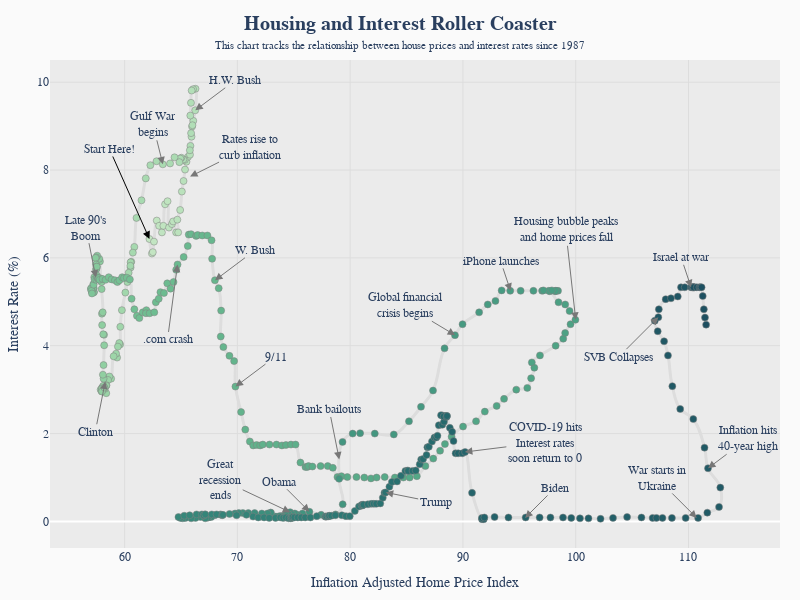

The cell this chart's notebook holds for it:
### Code cell
# read house prices csv file
import numpy as np
import pandas as pd
import plotly.express as px
file_path = 'Housing and Interest Rates - 9-2024.csv'
df = pd.read_csv(file_path)
# rename "Unnamed: 0" column to "date"
df = df.rename(columns={'Unnamed: 0': 'date'})
# convert date column to datetime
df['date'] = pd.to_datetime(df['date'])
df['date_index'] = df.index

# because I made all the arrows explicitly defined, I need to relate the housing index values (which are changing for some unknown reason) to the same frame as the original
df_orig = pd.read_csv('Housing and Interest Rates.csv')
m, b = np.polyfit(df_orig['Housing Index Inflation Adjusted'], df['Housing Index Inflation Adjusted'][:len(df_orig['Housing Index Inflation Adjusted'])], 1)
df['Housing Index Inflation Adjusted'] = m * df['Housing Index Inflation Adjusted'] + b


# make a plotly plot of the data
fig = px.line(df, y='Interest Rates', x='Housing Index Inflation Adjusted', title='<b>Housing and Interest Roller Coaster</b><br><span style="font-size:16"><sup>This chart tracks the relationship between house prices and interest rates since 1987</sup></span>')
# show a colorbar
fig.update_layout(coloraxis_showscale=True)
# set hover text to show the date column
fig.update_traces(hovertemplate='<br>'.join([
    'Date: %{customdata}',
    'Housing Cost: %{x:.2f}',
    'Interest Rate: %{y:.2f}%'
]))
# center the title
fig.update_layout(title_x=0.5)
fig.update_traces(customdata=df['date'].dt.strftime('%Y-%m'))
# show points
fig.update_traces(mode='markers+lines')
# set point colors to the df['date_index'] column
fig.update_traces(marker_color=df['date_index'])
# make the points bigger
fig.update_traces(marker_size=7)
# set linear colormap for markers
fig.update_traces(marker_colorscale='Blugrn')
# set the line color to light gray
fig.update_traces(line_color='#dddddd')
# set the line width to 1
fig.update_traces(line_width=3)
# set the line shape to slinear
fig.update_traces(line_shape='spline')
# set the line smoothing to 1
fig.update_traces(line_smoothing=1.3)
# set the colorbar title to "Date"
fig.update_layout(coloraxis_colorbar_title='Date')
# set the colorbar tickformat to %Y-%m
fig.update_layout(coloraxis_colorbar_tickformat='%Y-%m')
# set the colorbar tickmode to linear
fig.update_layout(coloraxis_colorbar_tickmode='linear')
# set the x axis title
fig.update_xaxes(title='Inflation Adjusted Home Price Index')
# set the y axis title
fig.update_yaxes(title='Interest Rate (%)')
# set the figure size
fig.update_layout(width=800, height=600)
# stroke each point with a white outline
fig.update_traces(marker_line_color='gray', marker_line_width=0.5)
# make margins slimmer
fig.update_layout(margin=dict(l=30, r=20, t=60, b=20))
# set the background color
fig.update_layout(plot_bgcolor='#ebebeb', paper_bgcolor='#fafafa')
# set the grid color
fig.update_layout(xaxis_gridcolor='#dddddd', yaxis_gridcolor='#dddddd')
# set font
fig.update_layout(font_family='Arial')
# increase title size
fig.update_layout(title_font_size=20)
# add annotations
fig.update_layout(
    annotations=[
         dict(
            x=62.20,
            y=6.43,
            xref='x',
            yref='y',
            text='Start Here!',
            showarrow=True,
            arrowhead=2,
            arrowsize=1.5,
            ax=-40,
            ay=-90,
            arrowcolor='#000000',
        ),
        dict(
            x=69.83,
            y=3.07,
            xref='x',
            yref='y',
            text='9/11',
            showarrow=True,
            arrowhead=2,
            arrowsize=1.5,
            ax=40,
            arrowcolor='#777777',
        ),
        dict(
            x=89.31,
            y=4.24,
            xref='x',
            yref='y',
            text='Global financial<br>crisis begins',
            showarrow=True,
            arrowhead=2,
            arrowsize=1.5,
            ax=-50,
            ay=-30,
            arrowcolor='#777777',
        ),
        dict(
            x=64.69,
            y=5.85,
            xref='x',
            yref='y',
            text='.com crash',
            showarrow=True,
            arrowhead=2,
            arrowsize=1.5,
            #ax=-.3,
            ay=75,
            arrowcolor='#777777',
        ),
        dict(
            x=74.68,
            y=0.21,
            xref='x',
            yref='y',
            text='Great<br>recession<br>ends',
            showarrow=True,
            arrowhead=2,
            arrowsize=1.5,
            ax=-70,
            ay=-33,
            arrowcolor='#777777',
        ),
        dict(
            x=90.17,
            y=1.58,
            xref='x',
            yref='y',
            text='COVID-19 hits<br>Interest rates<br>soon return to 0',
            showarrow=True,
            arrowhead=2,
            arrowsize=1.5,
            ax=80,
            ay=-10,
            arrowcolor='#777777',
        ),
        dict(
            x=57.45,
            y=5.55,
            xref='x',
            yref='y',
            text="Late 90's<br>Boom",
            showarrow=True,
            arrowhead=2,
            arrowsize=1.5,
            #ax=70,
            ay=-50,
            arrowcolor='#777777',
        ),
        dict(
            x=65.80,
            y=7.85,
            xref='x',
            yref='y',
            text="Rates rise to<br>curb inflation",
            showarrow=True,
            arrowhead=2,
            arrowsize=1.5,
            ax=60,
            #ay=-40,
            arrowcolor='#777777',
        ),
        dict(
            x=110.73,
            y=0.08,
            xref='x',
            yref='y',
            text="War starts in<br>Ukraine",
            showarrow=True,
            arrowhead=2,
            arrowsize=1.5,
            ax=-40,
            ay=-40,
            arrowcolor='#777777',
        ),
        dict(
            x=100.0,
            y=4.59,
            xref='x',
            yref='y',
            text="Housing bubble peaks<br>and home prices fall",
            showarrow=True,
            arrowhead=2,
            arrowsize=1.5,
            ax=-10,
            ay=-90,
            arrowcolor='#777777',
        ),
        dict(
            x=58.28,
            y=3.18,
            xref='x',
            yref='y',
            text="Clinton",
            showarrow=True,
            arrowhead=2,
            arrowsize=1.5,
            #ax=70,
            ay=50,
            arrowcolor='#777777',
        ),
        dict(
            x=94.22,
            y=5.25,
            xref='x',
            yref='y',
            text="iPhone launches",
            showarrow=True,
            arrowhead=2,
            arrowsize=1.5,
            #ax=70,
            #ay=50,
            arrowcolor='#777777',
        ),
        dict(
            x=63.39,
            y=8.13,
            xref='x',
            yref='y',
            text="Gulf War<br>begins",
            showarrow=True,
            arrowhead=2,
            arrowsize=1.5,
            #ax=70,
            ay=-40,
            arrowcolor='#777777',
        ),
        dict(
            x=79.03,
            y=1.41,
            xref='x',
            yref='y',
            text="Bank bailouts",
            showarrow=True,
            arrowhead=2,
            arrowsize=1.5,
            #ax=70,
            ay=-50,
            arrowcolor='#777777',
        ),
        dict(
            x=66.26,
            y=9.36,
            xref='x',
            yref='y',
            text="H.W. Bush",
            showarrow=True,
            arrowhead=2,
            arrowsize=1.5,
            ax=40,
            #ay=-50,
            arrowcolor='#777777',
        ),
        dict(
            x=68.01,
            y=5.49,
            xref='x',
            yref='y',
            text="W. Bush",
            showarrow=True,
            arrowhead=2,
            arrowsize=1.5,
            ax=40,
            #ay=-50,
            arrowcolor='#777777',
        ),
        dict(
            x=76.39,
            y=0.22,
            xref='x',
            yref='y',
            text="Obama",
            showarrow=True,
            arrowhead=2,
            arrowsize=1.5,
            ax=-30,
            ay=-30,
            arrowcolor='#777777',
        ),
        dict(
            x=83.15,
            y=0.66,
            xref='x',
            yref='y',
            text="Trump",
            showarrow=True,
            arrowhead=2,
            arrowsize=1.5,
            ax=50,
            ay=10,
            arrowcolor='#777777',
        ),
        dict(
            x=95.51,
            y=0.08,
            xref='x',
            yref='y',
            text="Biden",
            showarrow=True,
            arrowhead=2,
            arrowsize=1.5,
            ax=30,
            #y=10,
            arrowcolor='#777777',
        ),
        dict(
            x=111.73,
            y=1.21,
            xref='x',
            yref='y',
            text="Inflation hits<br>40-year high",
            showarrow=True,
            arrowhead=2,
            arrowsize=1.5,
            ax=40,
            #y=10,
            arrowcolor='#777777',
        ),
        dict(
            x=107.33,
            y=4.65,
            xref='x',
            yref='y',
            text="SVB Collapses",
            showarrow=True,
            arrowhead=2,
            arrowsize=1.5,
            ax=-40,
            ay=40,
            arrowcolor='#777777',
        ),
        dict(
            x=110.23,
            y=5.33,
            xref='x',
            yref='y',
            text="Israel at war",
            showarrow=True,
            arrowhead=2,
            arrowsize=1.5,
            ax=-10,
            ay=-30,
            arrowcolor='#777777',
        ),
    ]
)

fig.show()
# export figure as a web page
fig.write_image('roller-coaster.png', scale=8)
fig.write_html('index.html')

### Figure 1 — Plotly figure (JSON) as saved in the notebook; plotly's stock layout.template omitted (floating-point values rounded to 4 significant figures; data arrays with more than 128 entries replaced by an {"elided": "..."} marker saying what was removed)
{"data": [{"customdata": {"elided": "456 str values"}, "hovertemplate": "Date: %{customdata}<br>Housing Cost: %{x:.2f}<br>Interest Rate: %{y:.2f}%", "legendgroup": "", "line": {"color": "#dddddd", "dash": "solid", "shape": "spline", "smoothing": 1.3, "width": 3}, "marker": {"color": {"elided": "456 int values"}, "colorscale": [[0, "rgb(196, 230, 195)"], [0.1667, "rgb(150, 210, 164)"], [0.3333, "rgb(109, 188, 144)"], [0.5, "rgb(77, 162, 132)"], [0.6667, "rgb(54, 135, 122)"], [0.8333, "rgb(38, 107, 110)"], [1, "rgb(29, 79, 96)"]], "line": {"color": "gray", "width": 0.5}, "size": 7, "symbol": "circle"}, "mode": "markers+lines", "name": "", "orientation": "v", "showlegend": false, "type": "scatter", "x": {"elided": "456 float values"}, "xaxis": "x", "y": {"elided": "456 float values"}, "yaxis": "y"}], "layout": {"annotations": [{"arrowcolor": "#000000", "arrowhead": 2, "arrowsize": 1.5, "ax": -40, "ay": -90, "showarrow": true, "text": "Start Here!", "x": 62.2, "xref": "x", "y": 6.43, "yref": "y"}, {"arrowcolor": "#777777", "arrowhead": 2, "arrowsize": 1.5, "ax": 40, "showarrow": true, "text": "9/11", "x": 69.83, "xref": "x", "y": 3.07, "yref": "y"}, {"arrowcolor": "#777777", "arrowhead": 2, "arrowsize": 1.5, "ax": -50, "ay": -30, "showarrow": true, "text": "Global financial<br>crisis begins", "x": 89.31, "xref": "x", "y": 4.24, "yref": "y"}, {"arrowcolor": "#777777", "arrowhead": 2, "arrowsize": 1.5, "ay": 75, "showarrow": true, "text": ".com crash", "x": 64.69, "xref": "x", "y": 5.85, "yref": "y"}, {"arrowcolor": "#777777", "arrowhead": 2, "arrowsize": 1.5, "ax": -70, "ay": -33, "showarrow": true, "text": "Great<br>recession<br>ends", "x": 74.68, "xref": "x", "y": 0.21, "yref": "y"}, {"arrowcolor": "#777777", "arrowhead": 2, "arrowsize": 1.5, "ax": 80, "ay": -10, "showarrow": true, "text": "COVID-19 hits<br>Interest rates<br>soon return to 0", "x": 90.17, "xref": "x", "y": 1.58, "yref": "y"}, {"arrowcolor": "#777777", "arrowhead": 2, "arrowsize": 1.5, "ay": -50, "showarrow": true, "text": "Late 90's<br>Boom", "x": 57.45, "xref": "x", "y": 5.55, "yref": "y"}, {"arrowcolor": "#777777", "arrowhead": 2, "arrowsize": 1.5, "ax": 60, "showarrow": true, "text": "Rates rise to<br>curb inflation", "x": 65.8, "xref": "x", "y": 7.85, "yref": "y"}, {"arrowcolor": "#777777", "arrowhead": 2, "arrowsize": 1.5, "ax": -40, "ay": -40, "showarrow": true, "text": "War starts in<br>Ukraine", "x": 110.7, "xref": "x", "y": 0.08, "yref": "y"}, {"arrowcolor": "#777777", "arrowhead": 2, "arrowsize": 1.5, "ax": -10, "ay": -90, "showarrow": true, "text": "Housing bubble peaks<br>and home prices fall", "x": 100, "xref": "x", "y": 4.59, "yref": "y"}, {"arrowcolor": "#777777", "arrowhead": 2, "arrowsize": 1.5, "ay": 50, "showarrow": true, "text": "Clinton", "x": 58.28, "xref": "x", "y": 3.18, "yref": "y"}, {"arrowcolor": "#777777", "arrowhead": 2, "arrowsize": 1.5, "showarrow": true, "text": "iPhone launches", "x": 94.22, "xref": "x", "y": 5.25, "yref": "y"}, {"arrowcolor": "#777777", "arrowhead": 2, "arrowsize": 1.5, "ay": -40, "showarrow": true, "text": "Gulf War<br>begins", "x": 63.39, "xref": "x", "y": 8.13, "yref": "y"}, {"arrowcolor": "#777777", "arrowhead": 2, "arrowsize": 1.5, "ay": -50, "showarrow": true, "text": "Bank bailouts", "x": 79.03, "xref": "x", "y": 1.41, "yref": "y"}, {"arrowcolor": "#777777", "arrowhead": 2, "arrowsize": 1.5, "ax": 40, "showarrow": true, "text": "H.W. Bush", "x": 66.26, "xref": "x", "y": 9.36, "yref": "y"}, {"arrowcolor": "#777777", "arrowhead": 2, "arrowsize": 1.5, "ax": 40, "showarrow": true, "text": "W. Bush", "x": 68.01, "xref": "x", "y": 5.49, "yref": "y"}, {"arrowcolor": "#777777", "arrowhead": 2, "arrowsize": 1.5, "ax": -30, "ay": -30, "showarrow": true, "text": "Obama", "x": 76.39, "xref": "x", "y": 0.22, "yref": "y"}, {"arrowcolor": "#777777", "arrowhead": 2, "arrowsize": 1.5, "ax": 50, "ay": 10, "showarrow": true, "text": "Trump", "x": 83.15, "xref": "x", "y": 0.66, "yref": "y"}, {"arrowcolor": "#777777", "arrowhead": 2, "arrowsize": 1.5, "ax": 30, "showarrow": true, "text": "Biden", "x": 95.51, "xref": "x", "y": 0.08, "yref": "y"}, {"arrowcolor": "#777777", "arrowhead": 2, "arrowsize": 1.5, "ax": 40, "showarrow": true, "text": "Inflation hits<br>40-year high", "x": 111.7, "xref": "x", "y": 1.21, "yref": "y"}, {"arrowcolor": "#777777", "arrowhead": 2, "arrowsize": 1.5, "ax": -40, "ay": 40, "showarrow": true, "text": "SVB Collapses", "x": 107.3, "xref": "x", "y": 4.65, "yref": "y"}, {"arrowcolor": "#777777", "arrowhead": 2, "arrowsize": 1.5, "ax": -10, "ay": -30, "showarrow": true, "text": "Israel at war", "x": 110.2, "xref": "x", "y": 5.33, "yref": "y"}], "coloraxis": {"colorbar": {"tickformat": "%Y-%m", "tickmode": "linear", "title": {"text": "Date"}}, "showscale": true}, "font": {"family": "Arial"}, "height": 600, "legend": {"tracegroupgap": 0}, "margin": {"b": 20, "l": 30, "r": 20, "t": 60}, "paper_bgcolor": "#fafafa", "plot_bgcolor": "#ebebeb", "title": {"font": {"size": 20}, "text": "<b>Housing and Interest Roller Coaster</b><br><span style=\"font-size:16\"><sup>This chart tracks the relationship between house prices and interest rates since 1987</sup></span>", "x": 0.5}, "width": 800, "xaxis": {"anchor": "y", "domain": [0, 1], "gridcolor": "#dddddd", "title": {"text": "Inflation Adjusted Home Price Index"}}, "yaxis": {"anchor": "x", "domain": [0, 1], "gridcolor": "#dddddd", "title": {"text": "Interest Rate (%)"}}}}
